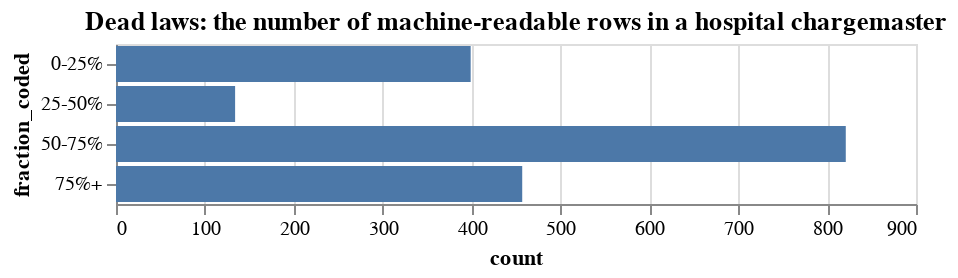

Notebook code for this chart:
### Code cell
import altair as alt
alt.renderers.enable('jupyterlab')

base = alt.Chart(source, title = "Dead laws: the number of machine-readable rows in a hospital chargemaster")

bar = base.mark_bar().encode(
    y='fraction_coded',
    x='count',
)

bar

### Figure 1 — Vega-Lite specification as saved in the notebook (floating-point values rounded to 4 significant figures)
{"$schema": "https://vega.github.io/schema/vega-lite/v4.17.0.json", "config": {"view": {"continuousHeight": 300, "continuousWidth": 400}}, "data": {"name": "data-b2adad0715f599370991e383856ee918"}, "datasets": {"data-b2adad0715f599370991e383856ee918": [{"count": 457, "fraction_coded": "75%+"}, {"count": 399, "fraction_coded": "0-25%"}, {"count": 821, "fraction_coded": "50-75%"}, {"count": 134, "fraction_coded": "25-50%"}]}, "encoding": {"x": {"field": "count", "type": "quantitative"}, "y": {"field": "fraction_coded", "type": "nominal"}}, "mark": "bar", "title": "Dead laws: the number of machine-readable rows in a hospital chargemaster"}
